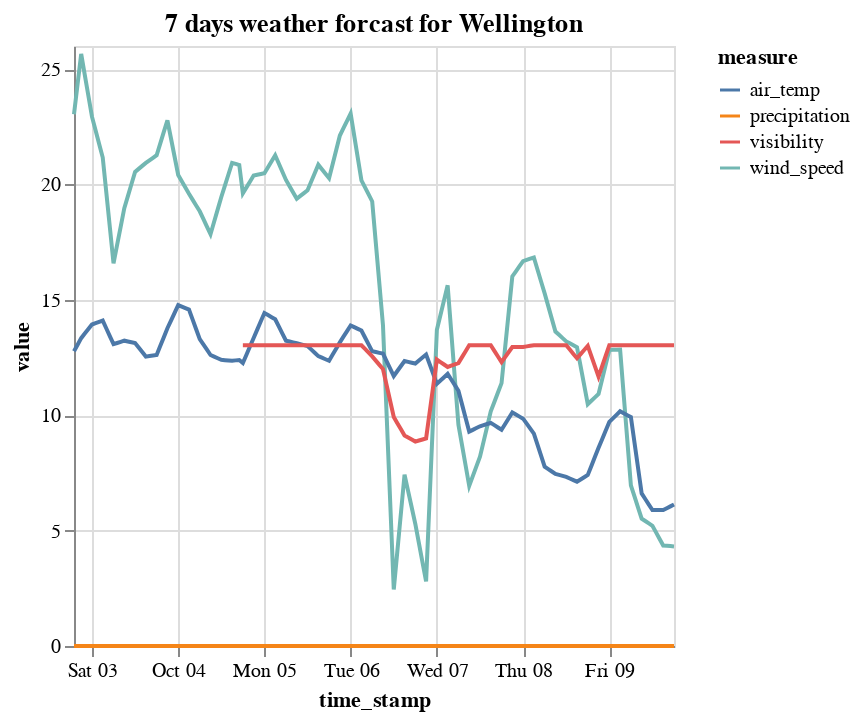

This figure's notebook cell:
### Markdown cell above
We can see air temperature, wind_speed are both steady. Visibility didn't change either after there are no missing values. Precipitation is 0 all the time and wind direction is going to change after Wednesday.
However, the wind direction is hard to visualized directly from this plot and it scales a quite large range of values, how about we plot without it?

### Code cell
# plot without wind direction and missing visibility data
WLG_Plot1 = data_WLG_long |>
    @filter(_.measure != "wind_direct" && _.WLG != -99) |>
    DataFrame
WLG_Plot1 = by(DataFrame(WLG_Plot1), [:time_stamp, :measure]) do group
    DataFrame(value = mean(group[!, :WLG]))
end
WLG_Plot1 |>
    @vlplot(:line, x=:time_stamp, y=:value, color=:measure,
    title="7 days weather forcast for Wellington")

### Figure 1 — Vega-Lite specification as saved in the notebook (floating-point values rounded to 4 significant figures; data arrays with more than 128 entries replaced by an {"elided": "..."} marker saying what was removed)
{"data": {"values": {"elided": "625 records"}}, "encoding": {"color": {"field": "measure"}, "x": {"field": "time_stamp", "type": "temporal"}, "y": {"field": "value", "type": "quantitative"}}, "mark": "line", "title": "7 days weather forcast for Wellington"}
